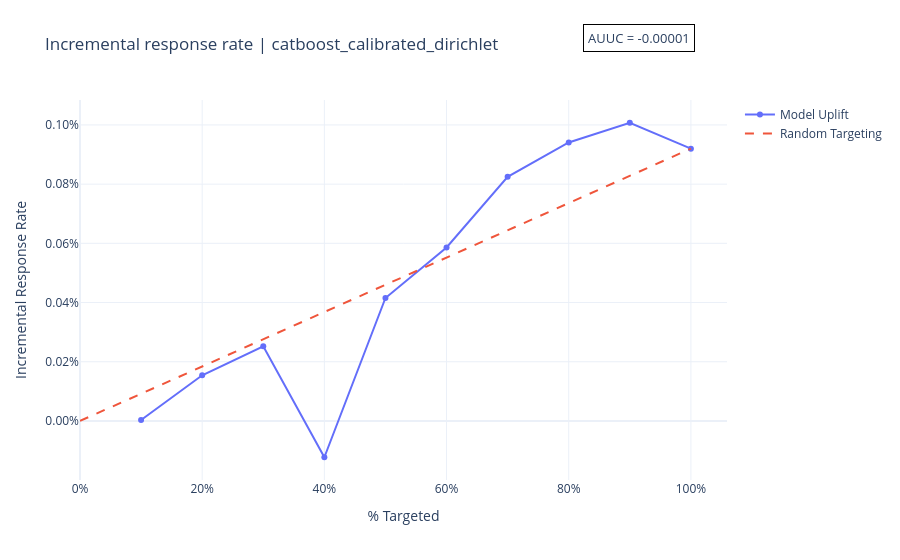
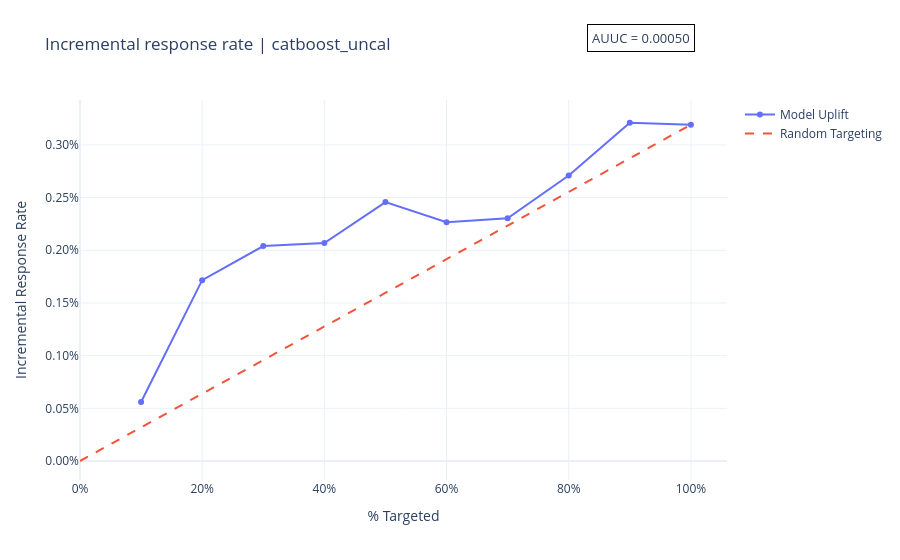
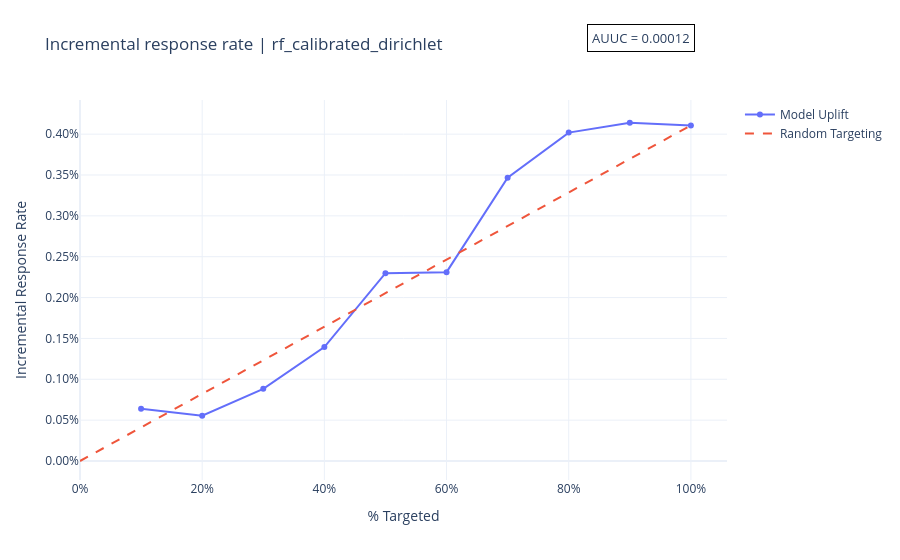
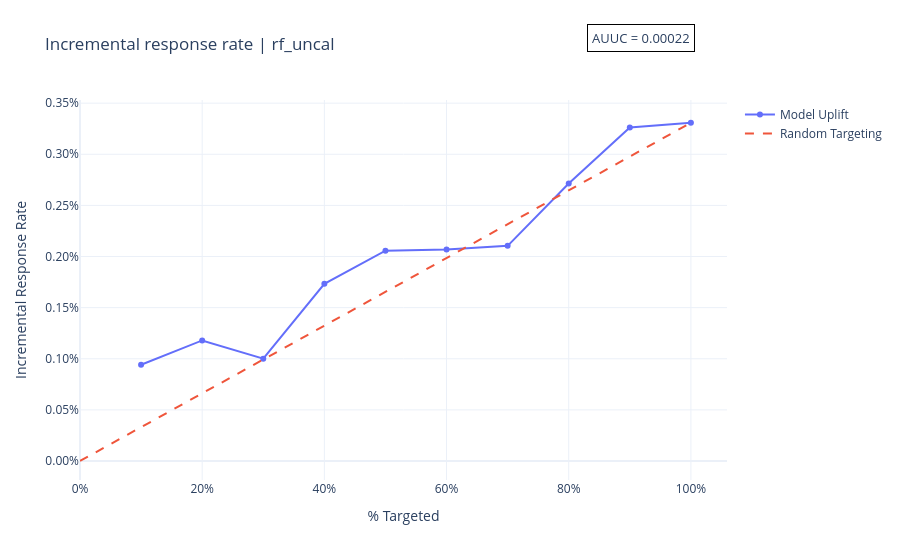

The notebook cell these images were saved under, in order:
### Code cell
for model, g in qini_bins_by_model.groupby("model"):
    fig = plot_incremental_response_rate(g)
    fig.update_layout(title=f"Incremental response rate | {model}")
    fig.show()

### Figure 1 — Plotly figure (JSON) as saved in the notebook; plotly's stock layout.template omitted (floating-point values rounded to 4 significant figures)
{"data": [{"hovertemplate": "% Targeted=%{x}<br>Incremental Response Rate=%{y}<extra></extra>", "legendgroup": "", "line": {"color": "#636efa", "dash": "solid"}, "marker": {"symbol": "circle"}, "mode": "lines+markers", "name": "Model Uplift", "orientation": "v", "showlegend": true, "type": "scatter", "x": [0.1, 0.2, 0.3, 0.4, 0.5, 0.6, 0.7, 0.8, 0.9, 1.0], "xaxis": "x", "y": [3.282e-06, 0.0001542, 0.000252, -0.0001226, 0.0004153, 0.000586, 0.0008248, 0.0009407, 0.001007, 0.0009199], "yaxis": "y"}, {"line": {"dash": "dash"}, "mode": "lines", "name": "Random Targeting", "type": "scatter", "x": [0, 1], "y": [0, 0.0009199]}], "layout": {"annotations": [{"bgcolor": "white", "bordercolor": "black", "borderpad": 4, "borderwidth": 1, "font": {"size": 13}, "showarrow": false, "text": "AUUC = -0.00001", "x": 0.95, "xref": "paper", "y": 1.2, "yref": "paper"}], "legend": {"title": {"text": ""}, "tracegroupgap": 0}, "title": {"text": "Incremental response rate | catboost_calibrated_dirichlet"}, "xaxis": {"anchor": "y", "domain": [0, 1], "tickformat": ".0%", "title": {"text": "% Targeted"}}, "yaxis": {"anchor": "x", "domain": [0, 1], "tickformat": ".2%", "title": {"text": "Incremental Response Rate"}}}}

### Figure 2 — Plotly figure (JSON) as saved in the notebook; plotly's stock layout.template omitted (floating-point values rounded to 4 significant figures)
{"data": [{"hovertemplate": "% Targeted=%{x}<br>Incremental Response Rate=%{y}<extra></extra>", "legendgroup": "", "line": {"color": "#636efa", "dash": "solid"}, "marker": {"symbol": "circle"}, "mode": "lines+markers", "name": "Model Uplift", "orientation": "v", "showlegend": true, "type": "scatter", "x": [0.1, 0.2, 0.3, 0.4, 0.5, 0.6, 0.7, 0.8, 0.9, 1.0], "xaxis": "x", "y": [0.0005601, 0.001716, 0.00204, 0.002069, 0.002457, 0.002266, 0.002304, 0.00271, 0.00321, 0.003192], "yaxis": "y"}, {"line": {"dash": "dash"}, "mode": "lines", "name": "Random Targeting", "type": "scatter", "x": [0, 1], "y": [0, 0.003192]}], "layout": {"annotations": [{"bgcolor": "white", "bordercolor": "black", "borderpad": 4, "borderwidth": 1, "font": {"size": 13}, "showarrow": false, "text": "AUUC = 0.00050", "x": 0.95, "xref": "paper", "y": 1.2, "yref": "paper"}], "legend": {"title": {"text": ""}, "tracegroupgap": 0}, "title": {"text": "Incremental response rate | catboost_uncal"}, "xaxis": {"anchor": "y", "domain": [0, 1], "tickformat": ".0%", "title": {"text": "% Targeted"}}, "yaxis": {"anchor": "x", "domain": [0, 1], "tickformat": ".2%", "title": {"text": "Incremental Response Rate"}}}}

### Figure 3 — Plotly figure (JSON) as saved in the notebook; plotly's stock layout.template omitted (floating-point values rounded to 4 significant figures)
{"data": [{"hovertemplate": "% Targeted=%{x}<br>Incremental Response Rate=%{y}<extra></extra>", "legendgroup": "", "line": {"color": "#636efa", "dash": "solid"}, "marker": {"symbol": "circle"}, "mode": "lines+markers", "name": "Model Uplift", "orientation": "v", "showlegend": true, "type": "scatter", "x": [0.1, 0.2, 0.3, 0.4, 0.5, 0.6, 0.7, 0.8, 0.9, 1.0], "xaxis": "x", "y": [0.0006395, 0.0005547, 0.0008829, 0.001395, 0.002298, 0.002311, 0.003468, 0.004019, 0.004139, 0.004107], "yaxis": "y"}, {"line": {"dash": "dash"}, "mode": "lines", "name": "Random Targeting", "type": "scatter", "x": [0, 1], "y": [0, 0.004107]}], "layout": {"annotations": [{"bgcolor": "white", "bordercolor": "black", "borderpad": 4, "borderwidth": 1, "font": {"size": 13}, "showarrow": false, "text": "AUUC = 0.00012", "x": 0.95, "xref": "paper", "y": 1.2, "yref": "paper"}], "legend": {"title": {"text": ""}, "tracegroupgap": 0}, "title": {"text": "Incremental response rate | rf_calibrated_dirichlet"}, "xaxis": {"anchor": "y", "domain": [0, 1], "tickformat": ".0%", "title": {"text": "% Targeted"}}, "yaxis": {"anchor": "x", "domain": [0, 1], "tickformat": ".2%", "title": {"text": "Incremental Response Rate"}}}}

### Figure 4 — Plotly figure (JSON) as saved in the notebook; plotly's stock layout.template omitted (floating-point values rounded to 4 significant figures)
{"data": [{"hovertemplate": "% Targeted=%{x}<br>Incremental Response Rate=%{y}<extra></extra>", "legendgroup": "", "line": {"color": "#636efa", "dash": "solid"}, "marker": {"symbol": "circle"}, "mode": "lines+markers", "name": "Model Uplift", "orientation": "v", "showlegend": true, "type": "scatter", "x": [0.1, 0.2, 0.3, 0.4, 0.5, 0.6, 0.7, 0.8, 0.9, 1.0], "xaxis": "x", "y": [0.0009409, 0.001179, 0.001, 0.001733, 0.002056, 0.002068, 0.002104, 0.002714, 0.003263, 0.003308], "yaxis": "y"}, {"line": {"dash": "dash"}, "mode": "lines", "name": "Random Targeting", "type": "scatter", "x": [0, 1], "y": [0, 0.003308]}], "layout": {"annotations": [{"bgcolor": "white", "bordercolor": "black", "borderpad": 4, "borderwidth": 1, "font": {"size": 13}, "showarrow": false, "text": "AUUC = 0.00022", "x": 0.95, "xref": "paper", "y": 1.2, "yref": "paper"}], "legend": {"title": {"text": ""}, "tracegroupgap": 0}, "title": {"text": "Incremental response rate | rf_uncal"}, "xaxis": {"anchor": "y", "domain": [0, 1], "tickformat": ".0%", "title": {"text": "% Targeted"}}, "yaxis": {"anchor": "x", "domain": [0, 1], "tickformat": ".2%", "title": {"text": "Incremental Response Rate"}}}}
